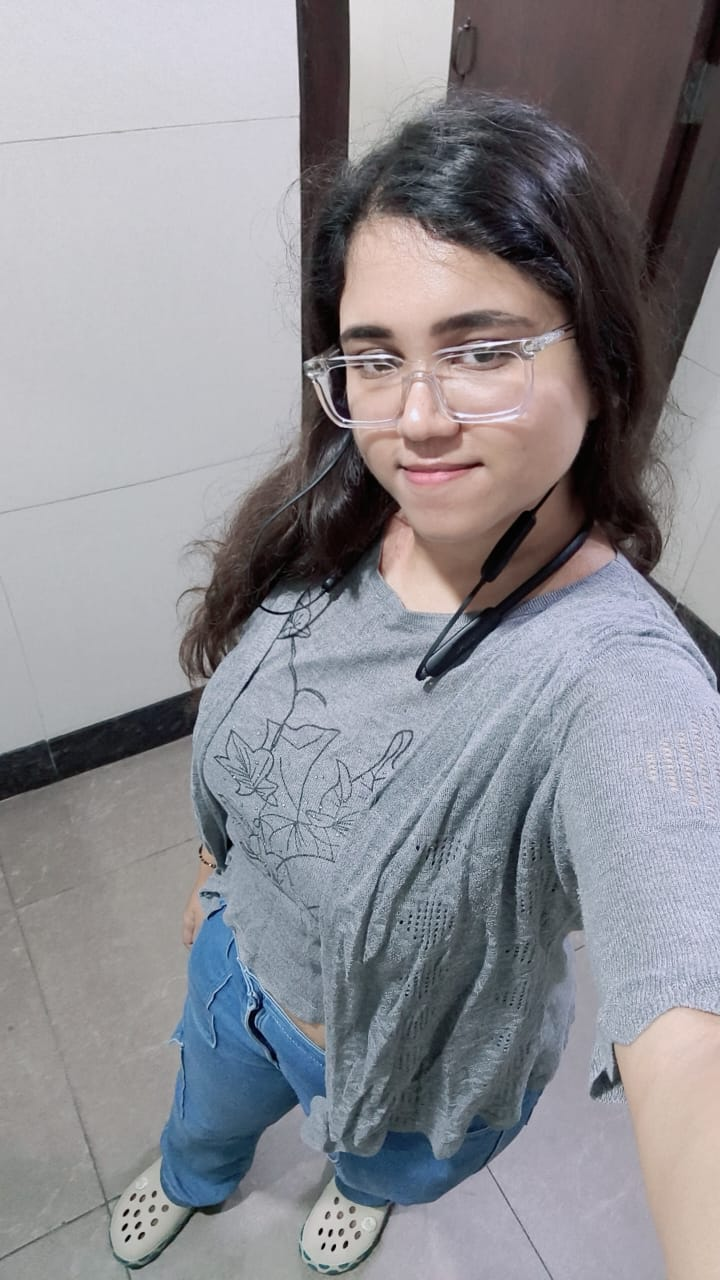
#> input picture pic.jpeg, 720 x 1280 px
$ python ascii_art_converter.py
#> lines starting #> are read from the running program, lines starting #| are printed output that depends on the picture
import platform
from PIL import Image, ImageDraw, ImageFont
import numpy as np

# Character sets for SD and HD ASCII art
ASCII_CHARS_SD = "@%#*+=-:. "
ASCII_CHARS_HD = "$@B%8&WM#*oahkbdpqwmZO0QLCJUYXzcvunxrjft/\\|()1{}[]?-_+~<>i!lI;:,\"^`'. "

# Comprehensive ASCII character order string
ASCII_ORDER = '$Hqgd0Rp8@UQNDBkhb965KA#ZOGEy42%SPMufa3&YXWxtl1Czsnj7][VTLFwomieJr}{Icv?)(><!+*^\\=/|~_;"-`:,\'. '

def resize_image(image, new_width):
    """Resize image to a new width while maintaining aspect ratio."""
    width, height = image.size
    aspect_ratio = height / width
    # Adjust the height to account for ASCII character's aspect ratio
    new_height = int(aspect_ratio * new_width * 0.55)
    return image.resize((new_width, new_height))

def grayscale_image(image):
    """Convert image to grayscale."""
    return image.convert("L")

def generate_custom_ascii_chars(custom_chars, brightness):
    """Generate a sorted list of custom ASCII characters based on the given order."""
    # Ensure there is always a space in the character set
    if ' ' not in custom_chars:
        custom_chars += ' '

    custom_chars = "".join(set(custom_chars))  # Remove duplicates

    for _ in range(brightness):
        custom_chars += " "  # Add extra spaces for brightness

    # Sort characters based on their order in ASCII_ORDER
    sorted_custom_chars = sorted(custom_chars, key=lambda x: ASCII_ORDER.index(x))

    # Return the sorted custom character set
    return ''.join(sorted_custom_chars)

def map_pixels_to_ascii_chars(image, ascii_chars):
    """Map each pixel to an ASCII character based on its intensity."""
    pixels = np.array(image)
    ascii_str = ''
    # Normalize pixel values to select characters from ASCII_CHARS
    range_width = 256 / len(ascii_chars)
    for pixel_value in pixels.flatten():
        ascii_str += ascii_chars[int(pixel_value // range_width)]
    return ascii_str

def convert_image_to_ascii(image, new_width, ascii_chars):
    """Convert an image to ASCII art."""
    # Resize the image
    image = resize_image(image, new_width)

    # Convert the image to grayscale
    image = grayscale_image(image)

    # Convert the image to ASCII characters
    ascii_str = map_pixels_to_ascii_chars(image, ascii_chars)
    img_width = image.width

    # Split the ASCII string into lines of appropriate width
    ascii_str_len = len(ascii_str)
    ascii_img = [ascii_str[index: index + img_width] for index in range(0, ascii_str_len, img_width)]

    return "\n".join(ascii_img)

def get_font_path():
    """Get the appropriate font path based on the operating system."""
    os_name = platform.system()
    if os_name == 'Windows':
        return "C:/Windows/Fonts/consola.ttf"  # Windows: Consolas
    elif os_name == 'Darwin':  # Darwin is the system name for macOS
        return "/System/Library/Fonts/Menlo.ttc"  # macOS: Menlo
    else:
        raise OSError("Unsupported operating system. Please use macOS or Windows.")

def save_ascii_as_image(ascii_art, output_image_path, font_size):
    """Save ASCII art as a PNG image with high resolution."""
    font_path = get_font_path()

    try:
        font = ImageFont.truetype(font_path, font_size)
    except IOError:
        print(f"Font not found: {font_path}. Using default monospaced font.")
        font = ImageFont.load_default()

    lines = ascii_art.splitlines()

    # Determine character width and height using getbbox
    char_width, char_height = font.getbbox("A")[2], font.getbbox("A")[3]

    # Calculate the output image size
    max_line_length = max(len(line) for line in lines)
    # Calculate the exact width needed for the ASCII art without extra white space
    width = max_line_length * char_width
    height = len(lines) * char_height

    # Create a new image with high resolution
    image = Image.new('RGB', (width, height), color='white')
    draw = ImageDraw.Draw(image)

    y_offset = 0
    for line in lines:
        # Draw each line of ASCII text
        draw.text((0, y_offset), line, font=font, fill='black')
        y_offset += char_height

    image.save(output_image_path, 'PNG')  # Save as PNG for lossless quality

def main(image_path, output_png_path, output_width=100, hd=False, custom=None, brightness=0):
    # Determine character set and base font size
#> called with image_path = 'pic.jpeg', output_png_path = 'ascii_output.png', output_width = 300, hd = False, brightness = 3
    if custom:
        # Generate a custom ASCII character set with brightness adjustment
        ascii_chars = generate_custom_ascii_chars(custom, brightness)
        base_font_size = 10  # Adjust base font size for custom mode
    elif hd:
        # Adjust the HD character set with brightness
        ascii_chars = generate_custom_ascii_chars(ASCII_CHARS_HD, brightness)
        base_font_size = 16  # Adjust base font size for HD
    else:
        # Adjust the SD character set with brightness
        ascii_chars = generate_custom_ascii_chars(ASCII_CHARS_SD, brightness)
        base_font_size = 10  # Base font size for SD

    # Dynamically adjust the font size based on output width
    font_size = max(base_font_size, int(output_width / 10))

    # Open the input image
    try:
        image = Image.open(image_path)
#> image is the input picture: PIL image 720x1280 RGB; mean R, G, B 141.3, 140.4, 145.7
    except Exception as e:
        print(f"Unable to open image file {image_path}.")
        print(e)
        return

    # Convert image to ASCII
    ascii_art = convert_image_to_ascii(image, new_width=output_width, ascii_chars=ascii_chars)
#> in resize_image, `return image.resize((new_width, new_height))`:
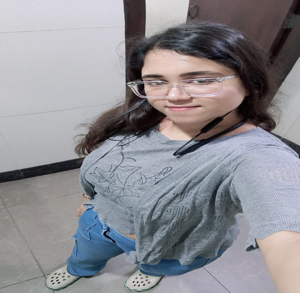
#> returned value: PIL image 300x293 RGB; mean R, G, B 141.3, 140.4, 145.7
#> in grayscale_image, `return image.convert("L")`:
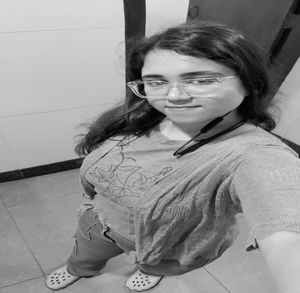
#> returned value: PIL image 300x293 L; min 0, max 241, mean 141.2
#> the loop in map_pixels_to_ascii_chars, `for pixel_value in pixels.flatten():` made 87900 passes
#> (pixel_value, ascii_str) on passes 1 to 3: (216, ' '), (217, '  '), (215, '   ')
#> in convert_image_to_ascii, `ascii_str_len = len(ascii_str)`: ascii_str_len = 87900
#> in convert_image_to_ascii, `ascii_img = [ascii_str[index: index + img_width] for index in range(0,..`: ascii_img = 293 items

    # Save the ASCII art as a PNG image using a monospaced font
    save_ascii_as_image(ascii_art, output_png_path, font_size=font_size)

# Example usage
if __name__ == "__main__":
    # Replace 'input_image.jpeg' with your input image file path
    # The output PNG image will be saved as 'ascii_output.png'
    # Set hd=True for HD output, False for SD output
#> (the run stopped early here; a loop or call above may not have finished)
